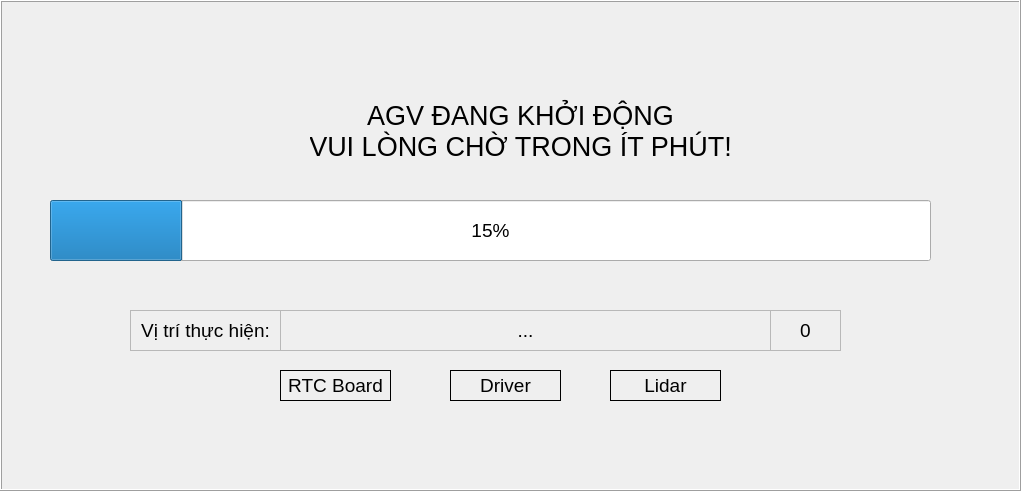
  <widget class="QFrame" name="fr_launch">
   <property name="geometry">
    <rect>
     <x>0</x>
     <y>50</y>
     <width>1021</width>
     <height>491</height>
    </rect>
   </property>
   <property name="autoFillBackground">
    <bool>true</bool>
   </property>
   <property name="frameShape">
    <enum>QFrame::Box</enum>
   </property>
   <property name="frameShadow">
    <enum>QFrame::Raised</enum>
   </property>
   <widget class="QLabel" name="lbv_numberLaunch">
    <property name="geometry">
     <rect>
      <x>770</x>
      <y>310</y>
      <width>71</width>
      <height>41</height>
     </rect>
    </property>
    <property name="font">
     <font>
      <pointsize>14</pointsize>
     </font>
    </property>
    <property name="autoFillBackground">
     <bool>false</bool>
    </property>
    <property name="frameShape">
     <enum>QFrame::StyledPanel</enum>
    </property>
    <property name="text">
     <string>0</string>
    </property>
    <property name="alignment">
     <set>Qt::AlignCenter</set>
    </property>
    <property name="wordWrap">
     <bool>false</bool>
    </property>
   </widget>
   <widget class="QProgressBar" name="pb_launch">
    <property name="geometry">
     <rect>
      <x>50</x>
      <y>200</y>
      <width>881</width>
      <height>61</height>
     </rect>
    </property>
    <property name="font">
     <font>
      <pointsize>14</pointsize>
     </font>
    </property>
    <property name="value">
     <number>15</number>
    </property>
   </widget>
   <widget class="QLabel" name="lbv_launhing">
    <property name="geometry">
     <rect>
      <x>280</x>
      <y>310</y>
      <width>491</width>
      <height>41</height>
     </rect>
    </property>
    <property name="font">
     <font>
      <pointsize>14</pointsize>
     </font>
    </property>
    <property name="autoFillBackground">
     <bool>false</bool>
    </property>
    <property name="frameShape">
     <enum>QFrame::StyledPanel</enum>
    </property>
    <property name="text">
     <string>...</string>
    </property>
    <property name="alignment">
     <set>Qt::AlignCenter</set>
    </property>
    <property name="wordWrap">
     <bool>false</bool>
    </property>
   </widget>
   <widget class="QLabel" name="lb_command">
    <property name="geometry">
     <rect>
      <x>310</x>
      <y>80</y>
      <width>421</width>
      <height>101</height>
     </rect>
    </property>
    <property name="font">
     <font>
      <pointsize>20</pointsize>
     </font>
    </property>
    <property name="text">
     <string>AGV ĐANG KHỞI ĐỘNG
VUI LÒNG CHỜ TRONG ÍT PHÚT!</string>
    </property>
    <property name="alignment">
     <set>Qt::AlignCenter</set>
    </property>
   </widget>
   <widget class="QLabel" name="lb_1">
    <property name="geometry">
     <rect>
      <x>130</x>
      <y>310</y>
      <width>151</width>
      <height>41</height>
     </rect>
    </property>
    <property name="font">
     <font>
      <pointsize>14</pointsize>
     </font>
    </property>
    <property name="autoFillBackground">
     <bool>false</bool>
    </property>
    <property name="frameShape">
     <enum>QFrame::StyledPanel</enum>
    </property>
    <property name="text">
     <string>Vị trí thực hiện:</string>
    </property>
    <property name="alignment">
     <set>Qt::AlignCenter</set>
    </property>
    <property name="wordWrap">
     <bool>false</bool>
    </property>
   </widget>
   <widget class="QLabel" name="lbc_lh_lidar">
    <property name="geometry">
     <rect>
      <x>610</x>
      <y>370</y>
      <width>111</width>
      <height>31</height>
     </rect>
    </property>
    <property name="font">
     <font>
      <pointsize>14</pointsize>
     </font>
    </property>
    <property name="autoFillBackground">
     <bool>false</bool>
    </property>
    <property name="frameShape">
     <enum>QFrame::Box</enum>
    </property>
    <property name="text">
     <string>Lidar</string>
    </property>
    <property name="alignment">
     <set>Qt::AlignCenter</set>
    </property>
    <property name="wordWrap">
     <bool>false</bool>
    </property>
   </widget>
   <widget class="QLabel" name="lbc_lh_driver">
    <property name="geometry">
     <rect>
      <x>450</x>
      <y>370</y>
      <width>111</width>
      <height>31</height>
     </rect>
    </property>
    <property name="font">
     <font>
      <pointsize>14</pointsize>
     </font>
    </property>
    <property name="autoFillBackground">
     <bool>false</bool>
    </property>
    <property name="frameShape">
     <enum>QFrame::Box</enum>
    </property>
    <property name="text">
     <string>Driver</string>
    </property>
    <property name="alignment">
     <set>Qt::AlignCenter</set>
    </property>
    <property name="wordWrap">
     <bool>false</bool>
    </property>
   </widget>
   <widget class="QLabel" name="lbc_lh_rtc">
    <property name="geometry">
     <rect>
      <x>280</x>
      <y>370</y>
      <width>111</width>
      <height>31</height>
     </rect>
    </property>
    <property name="font">
     <font>
      <pointsize>14</pointsize>
     </font>
    </property>
    <property name="autoFillBackground">
     <bool>false</bool>
    </property>
    <property name="frameShape">
     <enum>QFrame::Box</enum>
    </property>
    <property name="text">
     <string>RTC Board</string>
    </property>
    <property name="alignment">
     <set>Qt::AlignCenter</set>
    </property>
    <property name="wordWrap">
     <bool>false</bool>
    </property>
   </widget>
  </widget>
